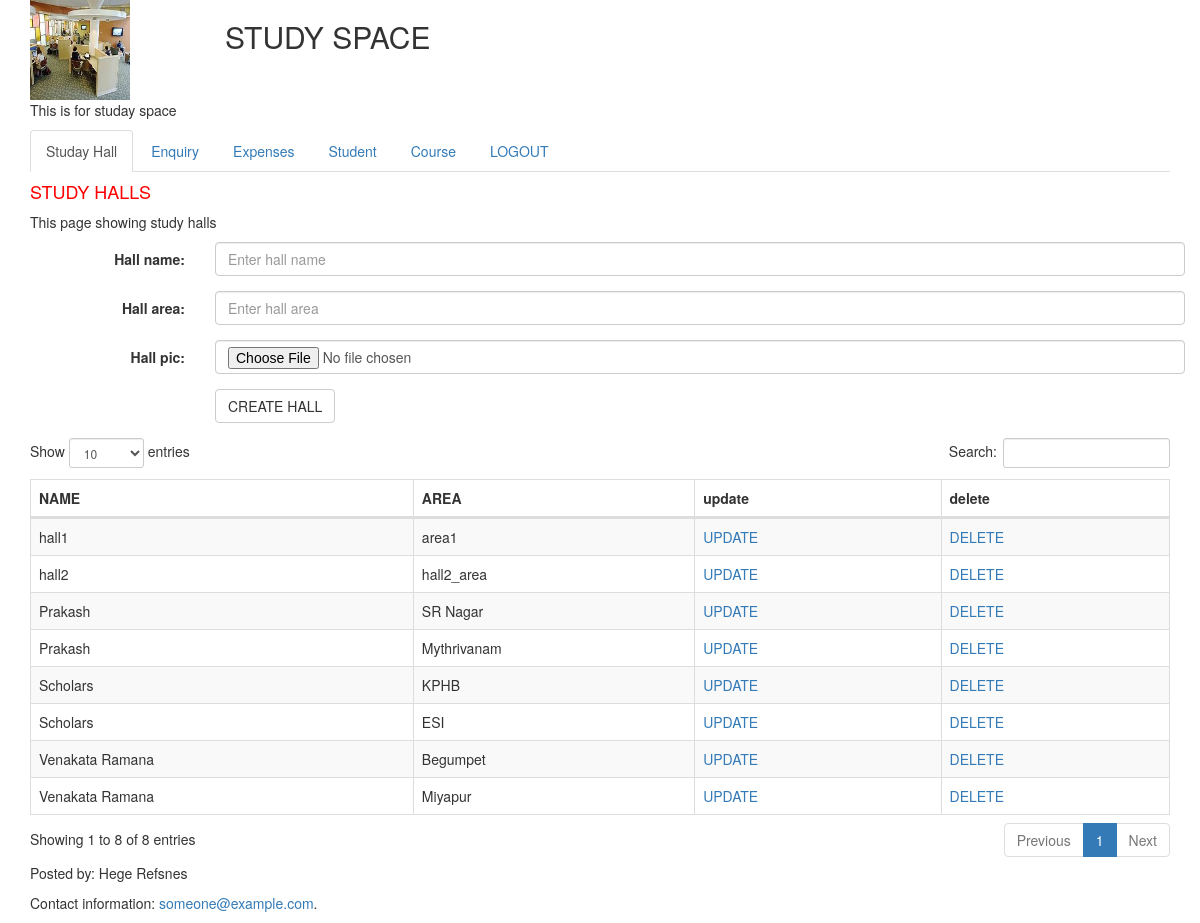
The app's page /studyhalls/ (signed in) with its own data.
### app1/models.py (models this page shows)
class NameModel(models.Model):
	name=models.CharField(max_length=250, unique=True)
	class Meta:
		abstract=True

class StudyHall(NameModel):
	area = models.TextField(max_length=250)
	def __str__(self):
		return "%s|%s"%(self.name, self.area)

### app1/views.py (the view)
	def inner(*args):
		if "_auth_user_id" in args[0].session:
			return f(*args)
		else:
			return redirect(view_index)

### app1/views.py (called while the page is built)
def login_req(f, *args1):
	def inner(*args):
		if "_auth_user_id" in args[0].session:
			return f(*args)
		else:
			return redirect(view_index)
	return inner

@login_req
def view_syudyhalls(request):
		if request.method == "POST":
			data=request.POST
			hall =StudyHall(name=data.get("hall_name"),
				area=data.get("hall_area"))
			hall.save()
		studyhalls = StudyHall.objects.all()
		return render(request,"app1/studyhalls.html",{"halls":studyhalls})

### app1/templates/app1/studyhalls.html (shortened to what this page needs)
{% extends 'app1/base.html'%}
{% block pageheader %}
STUDY HALLS
{% endblock%}
{% block content %}
<p>This page showing study halls</p>
      <div class="row">
        <form class="form-horizontal" method="post" >
          <div class="form-group">
        <label class="control-label col-sm-2" for="hall_name">Hall name:</label>
        <div class="col-sm-10">
          <input type="text" class="form-control" id="hall_name" placeholder="Enter hall name" name ="hall_name">
        </div>
      </div>
      <div class="form-group">
        <label class="control-label col-sm-2" for="hall_area">Hall area:</label>
        <div class="col-sm-10">
          <input type="text" class="form-control" id="hall_area" placeholder="Enter hall area" name ="hall_area">
        </div>
      </div>
      <div class="form-group">
        <label class="control-label col-sm-2" for="hall_pic">Hall pic:</label>
        <div class="col-sm-10">
          <input type="file" class="form-control" id="hall_pic" name ="hall_pic">
        </div>
      </div>
      <div class="form-group">
      <div class="col-sm-offset-2 col-sm-10">
        <input name="reg" type="submit" class="btn btn-default" name="studyhall" value="CREATE HALL">
      </div>
    </div>
        </form>
      </div>
      <div class="table-responsive">
        <table id="studyhall" class="table table-striped table-bordered" style="width:100%">
          <thead>
            <tr><th>NAME</th><th>AREA</th><th>update</th><th>delete</th></tr>
          </thead>
          <tbody>
              {% for hall in halls%}
              <tr>
                <td>{{ hall.name }}</td>
                <td>{{ hall.area }}</td>
                <td><a href="/hall_update/{{hall.id}}">UPDATE</a></td>
                <td><a href="/hall_delete/{{hall.id}}">DELETE</a></td>
              </tr>
              {% endfor %}
          </tbody>
      </table>
      </div>
      {% endblock %}

### app1/templates/app1/base.html (shortened to what this page needs)
<!DOCTYPE html>
<html lang="en">
<head>
  {% load static %}
  <link rel="stylesheet" href="{% static 'app1/css/bootstrap.min.css' %}">
  <link rel="stylesheet" type="text/css" href="{% static 'app1/css/dataTables.bootstrap.min.css' %}">
</head>
<body>
<div class="container">
  <div class="row">
    <div class="col-sm-2">
      <img src="{% static 'app1/images/logo.jpg'%}" width="100" height="100" alt="No logo">
    </div>
    <div class="col-sm-10">
      <h2>STUDY SPACE</h2>
    </div>
  </div>
  <p>This is for studay space</p>
  {% block menu %}
  <ul class="nav nav-tabs">
    <li class="active"><a href="/studyhalls/">Studay Hall</a></li>
    <li><a href="#menu2">Enquiry</a></li>
    <li><a href="#menu3">Expenses</a></li>
    <li><a href="#menu4">Student</a></li>
    <li><a href="#menu5">Course</a></li>
    <li><a href="/logout/">LOGOUT</a></li>
  </ul>
  {% endblock %}
  <h4 style="color: red">
    {% block pageheader %}{% endblock %}
  </h4>
  <div class="border border-success">
    {% block content %}{% endblock %}
  </div>
  <footer>
    <p>Posted by: Hege Refsnes</p>
    <p>Contact information: <a href="mailto:someone@example.com">someone@example.com</a>.</p>
  </footer>
</div>
</body>
</html>

### records on screen
StudyHall: name "Scholars", area "KPHB"
StudyHall: name "Prakash", area "SR Nagar"
StudyHall: name "Venakata Ramana", area "Begumpet"
StudyHall: name "Prakash", area "Mythrivanam"
StudyHall: name "Scholars", area "ESI"
StudyHall: name "Venakata Ramana", area "Miyapur"
StudyHall: name "hall1", area "area1"
StudyHall: name "hall2", area "hall2_area"
